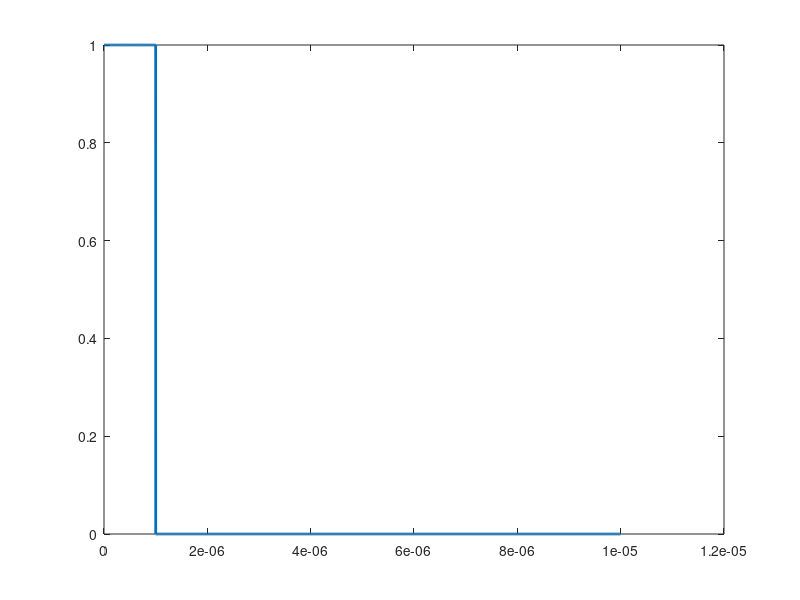

MATLAB code to generate this figure:
signal=zeros(1,1e4);
for i=1:1e3
    signal(i)=1;
end
time=zeros(1,10000);
for j=1:10000
    time(j)=j/1e9;
end
plot(time,signal,'LineWidth',2)
